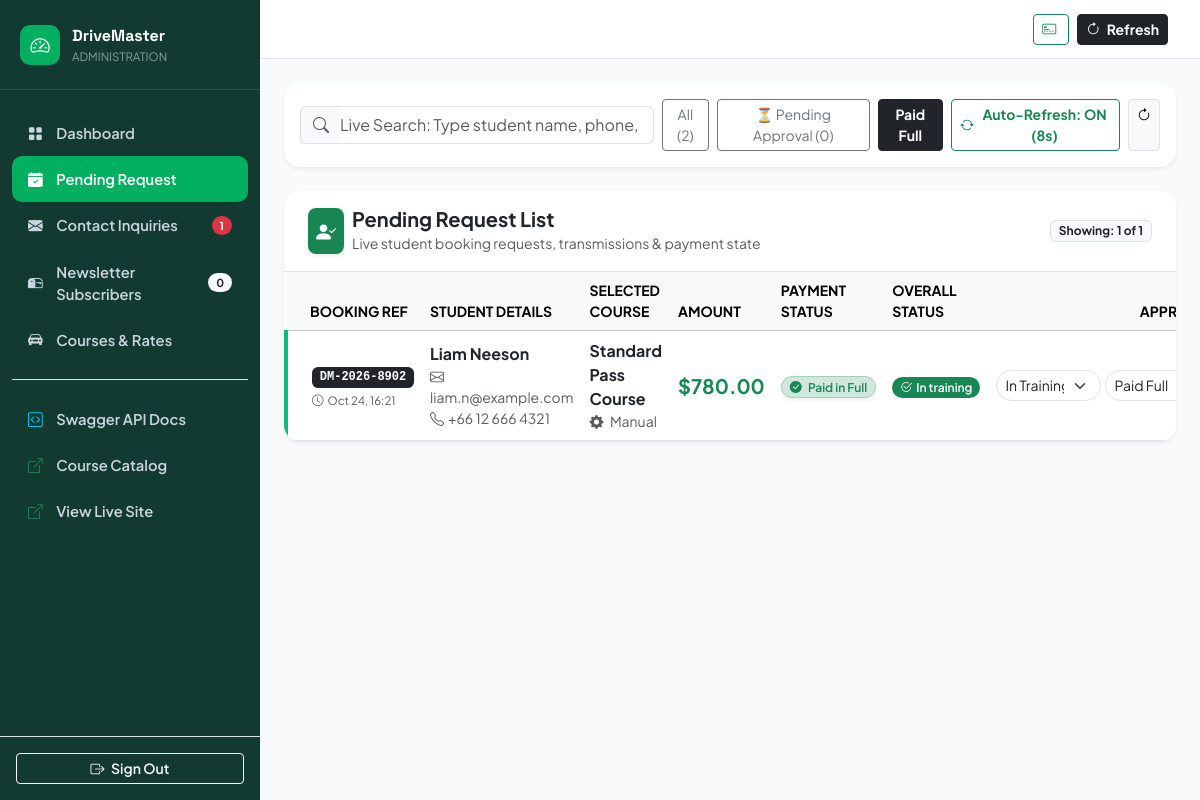
/admin/enrollments.php?filter=paid_full (signed in), run on the app's committed database.
### tables this page shows
CREATE TABLE IF NOT EXISTS `enrollments` (
  `id` INT UNSIGNED AUTO_INCREMENT PRIMARY KEY,
  `booking_reference` VARCHAR(20) NOT NULL UNIQUE,
  `student_name` VARCHAR(100) NOT NULL,
  `student_email` VARCHAR(120) NOT NULL,
  `student_phone` VARCHAR(30) NOT NULL,
  `course_id` INT UNSIGNED DEFAULT NULL,
  `course_name` VARCHAR(120) NOT NULL,
  `course_price` DECIMAL(10, 2) NOT NULL DEFAULT 0.00,
  `pickup_address` VARCHAR(200) DEFAULT NULL,
  `preferred_start_date` DATE DEFAULT NULL,
  `preferred_transmission` ENUM('automatic', 'manual', 'either') DEFAULT 'automatic',
  `payment_gateway` VARCHAR(50) DEFAULT 'square',
  `payment_status` VARCHAR(50) DEFAULT 'unpaid',
  `payment_tx_id` VARCHAR(100) DEFAULT NULL,
  `card_last4` VARCHAR(10) DEFAULT NULL,
  `status` ENUM('pending', 'approved_to_pay', 'confirmed', 'in_training', 'completed', 'cancelled') DEFAULT 'pending',
  `admin_notes` TEXT DEFAULT NULL,
  `created_at` TIMESTAMP DEFAULT CURRENT_TIMESTAMP,
  `updated_at` TIMESTAMP DEFAULT CURRENT_TIMESTAMP ON UPDATE CURRENT_TIMESTAMP,
  CONSTRAINT `fk_enrollments_course` FOREIGN KEY (`course_id`) REFERENCES `courses` (`id`) ON DELETE SET NULL,
  INDEX `idx_enrollments_status` (`status`),
  INDEX `idx_enrollments_email` (`student_email`)
);

### admin/enrollments.php (the view, shortened to what the rows shown need)
<?php
require_once __DIR__ . '/../backend/src/Database.php';
require_once __DIR__ . '/../backend/src/Models/Enrollment.php';
require_once __DIR__ . '/../backend/src/Models/Inquiry.php';
$inquiryStats = Inquiry::countByStatus();
$activeFilter = $_GET['filter'] ?? 'all';
$filters = [];
if ($activeFilter === 'square_pending') {
    $filters['payment_status'] = 'payment_requested';
} elseif ($activeFilter === 'approved_to_pay') {
    $filters['payment_status'] = 'approved_to_pay';
} elseif ($activeFilter === 'paid_full') {
    $filters['payment_status'] = 'paid_in_full';
}
$enrollments = Enrollment::all($filters);
$stats = Enrollment::countStats();
?>
<!DOCTYPE html>
<html lang="en">
<head>
  <link rel="stylesheet" href="../assets/vendor/fonts/fonts.css">
  <link rel="stylesheet" href="../assets/vendor/bootstrap/css/bootstrap.min.css">
  <link rel="stylesheet" href="../assets/vendor/bootstrap-icons/bootstrap-icons.min.css">
</head>
<body>
  <aside class="admin-sidebar">
    <ul class="sidebar-nav">
      <li>
        <a href="inquiries.php" class="sidebar-nav-link">
          <i class="bi bi-envelope-fill"></i> Contact Inquiries
          <?php if (($inquiryStats['new'] ?? 0) > 0): ?>
            <span class="badge bg-danger ms-auto rounded-pill px-2"><?= $inquiryStats['new'] ?></span>
          <?php endif; ?>
        </a>
      </li>
    </ul>
  </aside>
  <div class="admin-main">
    <div class="p-4 flex-grow-1">
      <div class="card border-0 shadow-sm rounded-4 overflow-hidden bg-white mb-4">
        <div class="table-responsive">
          <table class="table table-hover align-middle mb-0" id="enrollmentsTable">
            <thead class="table-light small text-uppercase">
              <tr>
                <th class="ps-4">Booking Ref</th>
                <th>Student Details</th>
                <th>Selected Course</th>
                <th>Amount</th>
                <th>Payment Status</th>
                <th>Overall Status</th>
                <th class="text-end pe-4" style="min-width: 250px;">Approval &amp; Action</th>
              </tr>
            </thead>
            <tbody>
              <?php if (empty($enrollments)): ?>
                <tr>
                  <td colspan="7" class="text-center py-5 text-muted">
                    <i class="bi bi-calendar-x fs-1 d-block mb-2 text-secondary"></i>
                    No course bookings found for this filter.
                  </td>
                </tr>
              <?php else: ?>
                <?php foreach ($enrollments as $e):
                  $payStatus = $e['payment_status'] ?? 'unpaid';
                  $isPendingSquare = ($payStatus === 'payment_requested');
                  $isApprovedSquare = ($payStatus === 'approved_to_pay');
                  $isPaidSquare = ($payStatus === 'paid_in_full');
                  $isRejected = ($payStatus === 'rejected' || ($e['status'] ?? '') === 'cancelled');
                  $rowClass = $isPendingSquare ? 'pending-row' : ($isPaidSquare ? 'approved-row' : ($isRejected ? 'rejected-row' : ''));
                ?>
                  <tr class="<?= $rowClass ?>" data-search="<?= strtolower(htmlspecialchars(($e['student_name'] ?? '') . ' ' . ($e['student_email'] ?? '') . ' ' . ($e['student_phone'] ?? '') . ' ' . ($e['booking_reference'] ?? '') . ' ' . ($e['course_name'] ?? ''))) ?>">
                    <td class="ps-4">
                      <span class="badge bg-dark font-monospace text-uppercase"><?= htmlspecialchars($e['booking_reference']) ?></span>
                      <div class="small text-muted mt-1" style="font-size: 0.72rem;">
                        <i class="bi bi-clock me-1"></i><?= htmlspecialchars(date('M d, H:i', strtotime($e['created_at'] ?? 'now'))) ?>
                      </div>
                    </td>
                    <td>
                      <div class="fw-bold text-dark fs-6"><?= htmlspecialchars($e['student_name']) ?></div>
                      <div class="small"><a href="mailto:<?= htmlspecialchars($e['student_email']) ?>" class="text-decoration-none text-muted"><i class="bi bi-envelope me-1"></i><?= htmlspecialchars($e['student_email']) ?></a></div>
                      <div class="small text-muted"><i class="bi bi-telephone me-1"></i><?= htmlspecialchars($e['student_phone']) ?></div>
                    </td>
                    <td>
                      <div class="fw-bold text-dark"><?= htmlspecialchars($e['course_name']) ?></div>
                      <div class="small text-muted">
                        <i class="bi bi-gear-fill me-1"></i> <?= ucfirst(htmlspecialchars($e['preferred_transmission'] ?? 'automatic')) ?>
                      </div>
                    </td>
                    <td>
                      <div class="fw-bold text-success fs-5">$<?= number_format((float)$e['course_price'], 2) ?></div>
                    </td>
                    <td>
                      <?php if ($isPendingSquare): ?>
                        <span class="badge bg-warning-subtle text-dark py-1 px-2 border border-warning-subtle shadow-sm rounded-pill fw-semibold">
                          <i class="bi bi-hourglass-split text-warning me-1"></i> Payment Requested
                        </span>
                      <?php elseif ($isApprovedSquare): ?>
                        <span class="badge bg-info-subtle text-primary-emphasis py-1 px-2 border border-info-subtle rounded-pill fw-semibold">
                          <i class="bi bi-unlock-fill text-info me-1"></i> Approved - Waiting Student
                        </span>
                      <?php elseif ($isPaidSquare): ?>
                        <span class="badge bg-success-subtle text-success py-1 px-2 border border-success-subtle shadow-sm rounded-pill fw-semibold">
                          <i class="bi bi-check-circle-fill text-success me-1"></i> Paid in Full
                        </span>
                      <?php elseif ($payStatus === 'rejected'): ?>
                        <span class="badge bg-danger-subtle text-danger py-1 px-2 border border-danger-subtle rounded-pill fw-semibold">
                          <i class="bi bi-x-circle-fill text-danger me-1"></i> Rejected
                        </span>
                      <?php else: ?>
                        <span class="badge bg-secondary-subtle text-dark border py-1 px-2 rounded-pill fw-semibold">
                          <?= ucfirst(str_replace('_', ' ', $payStatus)) ?>
                        </span>
                      <?php endif; ?>
                    </td>
                    <td>
                      <?php
                        $statusBadgeClass = 'bg-secondary text-white';
                        $statusIcon = 'bi-circle';
                        $statusText = ucfirst(str_replace('_', ' ', $e['status'] ?? 'pending'));
                        if ($e['status'] === 'confirmed' || $isPaidSquare) {
                          $statusBadgeClass = 'bg-success text-white';
                          $statusIcon = 'bi-check2-circle';
                        } elseif ($isPendingSquare) {
                          $statusBadgeClass = 'bg-warning text-dark';
                          $statusIcon = 'bi-clock-history';
                        } elseif ($e['status'] === 'approved_to_pay' || $isApprovedSquare) {
                          $statusBadgeClass = 'bg-info-subtle text-primary border border-info-subtle';
                          $statusIcon = 'bi-unlock';
                          $statusText = 'Approved';
                        } elseif ($e['status'] === 'cancelled' || $payStatus === 'rejected') {
                          $statusBadgeClass = 'bg-danger-subtle text-danger border border-danger-subtle';
                          $statusIcon = 'bi-x-circle';
                          $statusText = 'Rejected';
                        }
                      ?>
                      <span class="badge <?= $statusBadgeClass ?> px-2 py-1 rounded-pill fw-semibold">
                        <i class="bi <?= $statusIcon ?> me-1"></i><?= $statusText ?>
                      </span>
                    </td>
                    <td class="text-end pe-4">
                      <div class="d-inline-flex gap-2 align-items-center justify-content-end">
                        <?php if ($isPendingSquare): ?>
                          <form method="POST" class="d-inline m-0">
                            <input type="hidden" name="action" value="approve_square">
                            <input type="hidden" name="ref" value="<?= htmlspecialchars($e['booking_reference']) ?>">
                            <button type="submit" class="btn btn-sm btn-success fw-bold py-1 px-3 shadow-sm rounded-pill d-inline-flex align-items-center" title="Approve booking and send payment link to student via SMTP">
                              <i class="bi bi-check-circle-fill me-1"></i> Approve
                            </button>
                          </form>
                          <form method="POST" class="d-inline m-0">
                            <input type="hidden" name="action" value="reject_square">
                            <input type="hidden" name="ref" value="<?= htmlspecialchars($e['booking_reference']) ?>">
                            <button type="submit" class="btn btn-sm btn-outline-danger fw-bold py-1 px-3 shadow-sm rounded-pill d-inline-flex align-items-center" title="Reject student booking request" onclick="return confirm('Are you sure you want to reject booking <?= htmlspecialchars($e['booking_reference']) ?> for <?= htmlspecialchars($e['student_name']) ?>?')">
                              <i class="bi bi-x-circle-fill me-1"></i> Reject
                            </button>
                          </form>
                        <?php else: ?>
                          <form method="POST" class="d-inline-flex gap-1 align-items-center justify-content-end m-0">
                            <select name="status" class="form-select form-select-sm rounded-pill" style="width: 105px;">
                              <option value="in_training" <?= $e['status'] === 'in_training' ? 'selected' : '' ?>>In Training</option>
                            </select>
                            <select name="payment_status" class="form-select form-select-sm rounded-pill" style="width: 105px;">
                              <option value="paid_in_full" <?= $payStatus === 'paid_in_full' ? 'selected' : '' ?>>Paid Full</option>
                            </select>
                          </form>
                        <?php endif; ?>
                      </div>
                    </td>
                  </tr>
                <?php endforeach; ?>
              <?php endif; ?>
            </tbody>
          </table>
        </div>
      </div>
    </div>
  </div>
</body>
</html>

### data on the page
enrollments: id "1"
enrollments: booking_reference "DM-2026-8902", created_at "Oct 24, 16:21", student_name "Liam Neeson", student_email "liam.n@example.com", student_phone "+66 12 666 4321", course_name "Standard Pass Course", preferred_transmission "Manual", course_price "780.00", shows "Paid in Full", status "In training", status "In Training", payment_status "Paid Full"

### other printed values
$subscriberCount "0"
$stats['total_bookings'] "2"
$stats['square_pending'] "0"
count($enrollments) "1"
